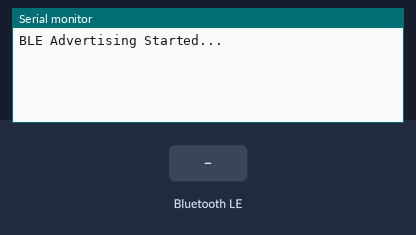
Recording of a sketch running on a simulated ESP32. On the bench: the last lines printed to the serial monitor. The inputs (shaded band) are chosen by the test bench. Nothing arrives over Bluetooth unless stated; a phone connects over Bluetooth LE 3 s after start.

Above: at 1.2 s.
1.3 s: Bluetooth LE write "1" received
At 2.5 s:
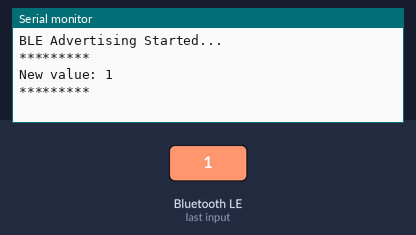
2.8 s: Bluetooth LE write "0" received
At 3.9 s:
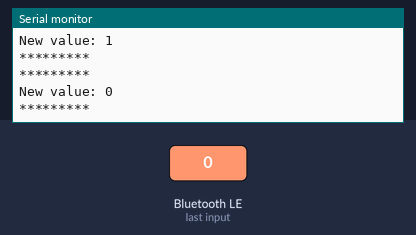
4.3 s: Bluetooth LE write "2" received
At 5.0 s:
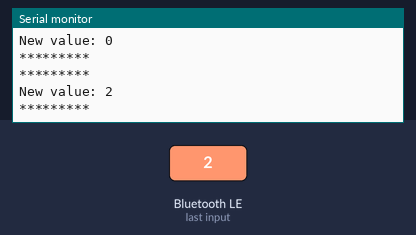

Measured:
- after the input at 1.3 s, the serial monitor: prints a new line after 0.05 s (image 1)
- after the input at 2.8 s, the serial monitor: prints a new line after 0.05 s (image 2)
- after the input at 4.3 s, the serial monitor: prints a new line after 0.05 s (image 3)

The sketch:

bluetooth_test.ino
```cpp
#include <BLEDevice.h>
#include <BLEServer.h>
#include <BLEUtils.h>
#include <BLE2902.h>
#define SERVICE_UUID             "DFCD0001-36E1-4688-B7F5-EA07361B26A8"
#define CHARACTERISTIC1_UUID     "DFCD000A-36E1-4688-B7F5-EA07361B26A8"
bool deviceConnected = false;
BLEServer *pServer;
BLEService *pService;
BLECharacteristic* pCharacteristic;

class MyServerCallbacks: public BLEServerCallbacks {
    void onConnect(BLEServer* pServer) {
      deviceConnected = true;
    };

    void onDisconnect(BLEServer* pServer) {
      deviceConnected = false;
    }
};
class MyCallbacks: public BLECharacteristicCallbacks {
    void onWrite(BLECharacteristic *pCharacteristic) {
      String value = pCharacteristic->getValue();

      if (value.length() > 0) {
        Serial.println("*********");
        Serial.print("New value: ");
        for (int i = 0; i < value.length(); i++){
          Serial.print(value[i]);
        }
        Serial.println();
        Serial.println("*********");
        pCharacteristic->notify();
      }
    }
};
void setupBLE()
{
  BLEDevice::init("DFRobot_ESP32");   // Create BLE device
  pServer = BLEDevice::createServer();   // Create BLE server
  pServer->setCallbacks(new MyServerCallbacks());   // Set the server's callback function
  pService = pServer->createService(SERVICE_UUID); // Create BLE service

  pCharacteristic = pService->createCharacteristic(
                                                   CHARACTERISTIC1_UUID,
                                                   BLECharacteristic::PROPERTY_READ   |
                                                   BLECharacteristic::PROPERTY_NOTIFY |
                                                   BLECharacteristic::PROPERTY_WRITE);

  pCharacteristic->setCallbacks(new MyCallbacks());    // Set the callback function for the characteristic
  pCharacteristic->addDescriptor(new BLE2902());

  // Set initial value
  pCharacteristic->setValue("Hello DFRobot");

  pService->start();

  // --- Updated Advertising Settings ---
  BLEAdvertising *pAdvertising = BLEDevice::getAdvertising();
  pAdvertising->addServiceUUID(SERVICE_UUID);
  pAdvertising->setScanResponse(true);

  // These parameters help devices like iOS/Android connect without timing out
  pAdvertising->setMinPreferred(0x06);  // functions that help with iPhone connections issue
  pAdvertising->setMinPreferred(0x12);

  BLEDevice::startAdvertising();
  Serial.println("BLE Advertising Started...");
}
void setup() {
  Serial.begin(115200);
  setupBLE();
}

void loop() {
   delay(3000);
}
```
